Frame 1 (no input): blank canvas, image omitted
Frame 60 (no input): blank canvas, image omitted
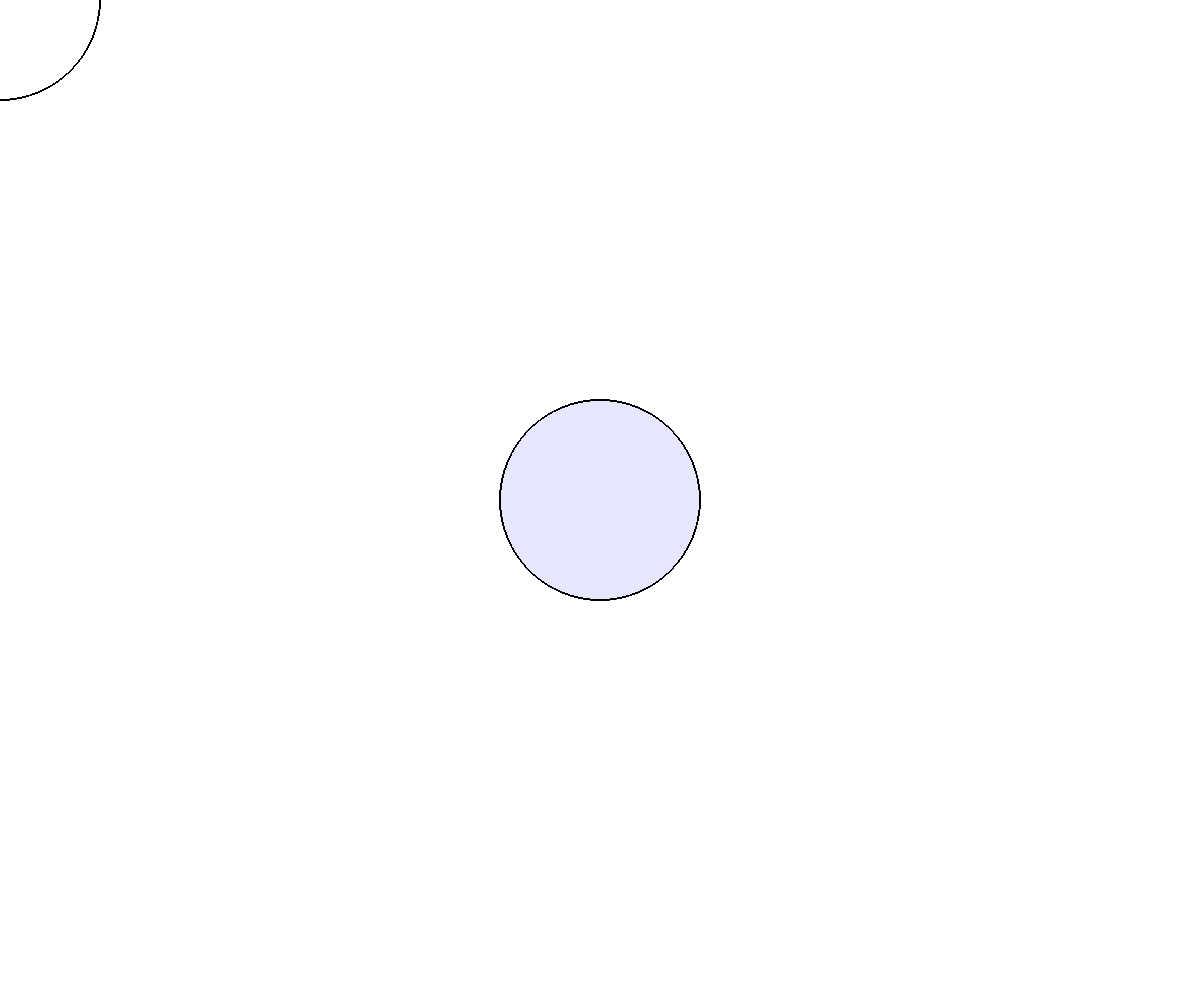
Frame 120 (the mouse pressed at the canvas centre since frame 60)

The p5.js sketch whose frames 1 and 60 were blank and that drew this single picture after the mouse press (run headless with seeded random() and noise() and a simulated clock; from frame 60 on, the mouse is pressed at the canvas centre):

// p5.js sketch
// ── sketch.js
function setup() {
  createCanvas(windowWidth, windowHeight);
  background("white");
}

function draw() {
  stroke("black");
  strokeWeight(1);
  noFill();
  ellipse(mouseX, mouseY, 200, 200);
}
	

function mousePressed() {
 noStroke();
  if (mouseButton == LEFT) {
 fill(230, 230, 255);
  } else if (mouseButton == RIGHT) {
    fill(0, 0, 0); }
 ellipse(mouseX, mouseY, 200, 200);
}
